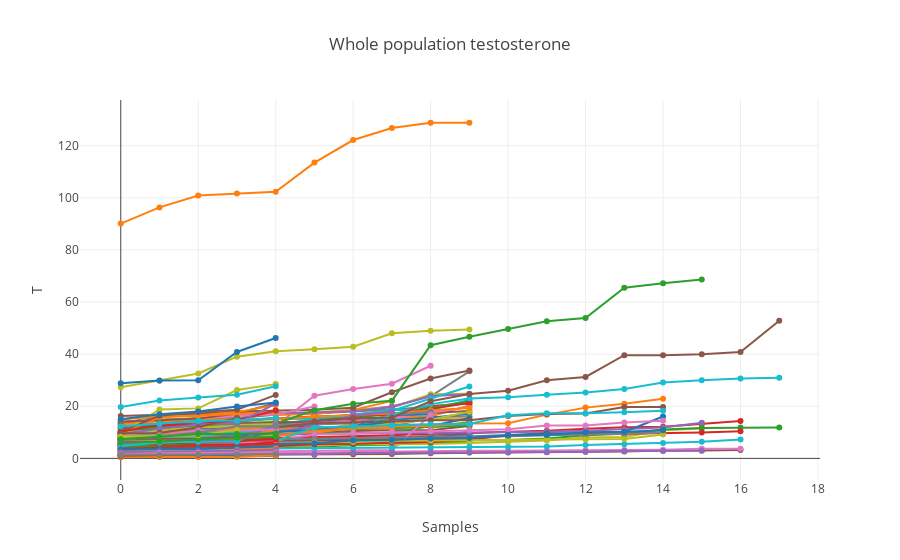

This figure's notebook cell:
### Markdown cell above
### General trends of Testosterone in all athletes

### Code cell
plotData = []
for test in testosterones:
    plotData.append(go.Scatter(x= np.arange(len(test)), y= test.values, name=testosterones[0].index[0], showlegend=False)) 

layout = dict(title = 'Whole population testosterone',
              xaxis = dict(title = 'Samples'),
              yaxis = dict(title = 'T'))

iplot(dict(data=plotData, layout=layout))

### Figure 1 — Plotly figure (JSON) as saved in the notebook; plotly's stock layout.template omitted (floating-point values rounded to 4 significant figures)
{"data": [{"name": 1, "showlegend": false, "type": "scatter", "x": [0, 1, 2, 3, 4, 5, 6, 7, 8, 9], "y": [5.45, 5.58, 6.25, 6.31, 6.52, 7.04, 7.15, 7.34, 7.42, 7.72]}, {"name": 1, "showlegend": false, "type": "scatter", "x": [0, 1, 2, 3, 4, 5, 6, 7, 8, 9], "y": [9.65, 9.89, 11.48, 12.27, 13.02, 13.41, 13.73, 15.74, 16.07, 20.33]}, {"name": 1, "showlegend": false, "type": "scatter", "x": [0, 1, 2, 3, 4, 5, 6, 7, 8, 9], "y": [3.66, 3.85, 4.03, 4.15, 4.27, 4.44, 5.07, 5.2, 6.25, 6.28]}, {"name": 1, "showlegend": false, "type": "scatter", "x": [0, 1, 2, 3, 4, 5, 6, 7, 8, 9], "y": [5.1, 5.34, 5.68, 6, 6.77, 7.51, 7.6, 7.71, 7.77, 7.77]}, {"name": 1, "showlegend": false, "type": "scatter", "x": [0, 1, 2, 3, 4, 5, 6, 7, 8, 9], "y": [4.76, 5.09, 5.16, 5.69, 5.86, 5.91, 6.78, 7.51, 7.68, 9.17]}, {"name": 1, "showlegend": false, "type": "scatter", "x": [0, 1, 2, 3, 4, 5, 6, 7, 8, 9], "y": [5.75, 6.2, 6.37, 8.6, 9.22, 9.96, 10.55, 10.82, 10.82, 12.41]}, {"name": 1, "showlegend": false, "type": "scatter", "x": [0, 1, 2, 3, 4, 5, 6, 7, 8, 9], "y": [4.7, 5.21, 5.6, 6.21, 6.39, 6.97, 7.84, 8.07, 8.42, 9.24]}, {"name": 1, "showlegend": false, "type": "scatter", "x": [0, 1, 2, 3, 4, 5, 6, 7, 8, 9], "y": [13.24, 13.39, 14.73, 15.38, 17.11, 17.33, 18.39, 19.89, 23.78, 33.42]}, {"name": 1, "showlegend": false, "type": "scatter", "x": [0, 1, 2, 3, 4, 5, 6, 7, 8, 9], "y": [12.48, 14.88, 15.48, 16.3, 17.29, 17.74, 18.6, 19.51, 24.58, 24.77]}, {"name": 1, "showlegend": false, "type": "scatter", "x": [0, 1, 2, 3, 4, 5, 6, 7, 8], "y": [10.14, 10.42, 10.61, 12.13, 12.95, 13.03, 13.83, 16.57, 17.63]}, {"name": 1, "showlegend": false, "type": "scatter", "x": [0, 1, 2, 3, 4, 5, 6, 7, 8, 9], "y": [4.73, 5.79, 6.5, 6.8, 7.03, 7.04, 7.1, 7.95, 8.42, 9.45]}, {"name": 1, "showlegend": false, "type": "scatter", "x": [0, 1, 2, 3, 4, 5, 6, 7, 8, 9], "y": [90.09, 96.31, 100.9, 101.7, 102.3, 113.5, 122.2, 126.8, 128.8, 128.8]}, {"name": 1, "showlegend": false, "type": "scatter", "x": [0, 1, 2, 3, 4, 5, 6, 7, 8, 9], "y": [8.29, 8.36, 8.51, 8.55, 8.84, 9.71, 9.72, 9.84, 12.43, 13.77]}, {"name": 1, "showlegend": false, "type": "scatter", "x": [0, 1, 2, 3, 4, 5, 6, 7, 8, 9], "y": [6.37, 8.7, 8.7, 9.18, 10, 13.39, 14.88, 15.15, 20.07, 21.04]}, {"name": 1, "showlegend": false, "type": "scatter", "x": [0, 1, 2, 3, 4, 5, 6, 7, 8, 9], "y": [8.28, 8.46, 9.7, 9.94, 10.18, 11.24, 11.54, 12.27, 15.74, 16.19]}, {"name": 1, "showlegend": false, "type": "scatter", "x": [0, 1, 2, 3, 4, 5, 6, 7, 8, 9], "y": [7.3, 7.51, 8.09, 8.52, 8.76, 11.1, 12.44, 12.82, 12.95, 13.05]}, {"name": 1, "showlegend": false, "type": "scatter", "x": [0, 1, 2, 3, 4, 5, 6, 7, 8], "y": [7.73, 9.21, 9.72, 12.07, 12.46, 24.05, 26.66, 28.64, 35.54]}, {"name": 1, "showlegend": false, "type": "scatter", "x": [0, 1, 2, 3, 4, 5, 6, 7, 8, 9], "y": [5.83, 6.31, 6.41, 7.38, 7.86, 7.91, 7.98, 8.13, 8.57, 10.26]}, {"name": 1, "showlegend": false, "type": "scatter", "x": [0, 1, 2, 3, 4, 5, 6, 7, 8, 9], "y": [27.28, 29.81, 32.57, 39.04, 41.15, 41.9, 42.88, 48.01, 49, 49.45]}, {"name": 1, "showlegend": false, "type": "scatter", "x": [0, 1, 2, 3, 4, 5, 6, 7, 8], "y": [5.46, 5.62, 5.75, 6.23, 6.26, 6.29, 6.51, 6.6, 6.94]}, {"name": 1, "showlegend": false, "type": "scatter", "x": [0, 1, 2, 3, 4, 5, 6, 7, 8, 9], "y": [9.23, 9.41, 11.23, 11.36, 11.61, 13.41, 14.44, 14.84, 15.58, 17.16]}, {"name": 1, "showlegend": false, "type": "scatter", "x": [0, 1, 2, 3, 4, 5, 6, 7, 8, 9], "y": [7.13, 8.02, 8.05, 8.91, 9.27, 9.82, 11.65, 12.44, 12.82, 12.85]}, {"name": 1, "showlegend": false, "type": "scatter", "x": [0, 1, 2, 3, 4, 5, 6, 7], "y": [7.28, 8.6, 12.07, 13.56, 13.95, 13.99, 14.04, 14.76]}, {"name": 1, "showlegend": false, "type": "scatter", "x": [0, 1, 2, 3, 4, 5, 6, 7, 8, 9], "y": [5.4, 5.56, 5.91, 6.06, 6.27, 6.53, 6.68, 7.36, 7.4, 7.53]}, {"name": 1, "showlegend": false, "type": "scatter", "x": [0, 1, 2, 3], "y": [11.8, 12.67, 12.74, 14.62]}, {"name": 1, "showlegend": false, "type": "scatter", "x": [0, 1, 2, 3, 4, 5, 6, 7, 8, 9], "y": [9.62, 12.14, 12.51, 12.81, 12.86, 14.44, 16.48, 16.64, 17.34, 18.14]}, {"name": 1, "showlegend": false, "type": "scatter", "x": [0, 1, 2, 3, 4, 5, 6, 7, 8, 9], "y": [9.44, 10.43, 12.35, 13.2, 13.3, 14.11, 14.31, 15.48, 17.63, 19.64]}, {"name": 1, "showlegend": false, "type": "scatter", "x": [0, 1, 2, 3, 4, 5, 6, 7, 8], "y": [14.18, 14.7, 15.34, 15.47, 16.77, 17.2, 17.84, 18.75, 19.82]}, {"name": 1, "showlegend": false, "type": "scatter", "x": [0, 1, 2, 3, 4, 5, 6, 7, 8, 9], "y": [7.83, 8.29, 8.43, 10.12, 10.31, 10.41, 13.44, 14.27, 14.83, 15.72]}, {"name": 1, "showlegend": false, "type": "scatter", "x": [0, 1, 2, 3, 4, 5, 6, 7, 8, 9], "y": [7.88, 9.08, 9.36, 11.39, 12.62, 15.3, 16.87, 18.53, 18.6, 22.53]}, {"name": 1, "showlegend": false, "type": "scatter", "x": [0, 1, 2, 3, 4, 5, 6, 7, 8, 9], "y": [9.58, 9.9, 10.15, 10.17, 10.49, 11.1, 11.75, 11.85, 12.46, 15.48]}, {"name": 1, "showlegend": false, "type": "scatter", "x": [0, 1, 2, 3, 4, 5, 6, 7], "y": [13.36, 16.13, 16.41, 16.72, 17.02, 17.07, 18.54, 22.06]}, {"name": 1, "showlegend": false, "type": "scatter", "x": [0, 1, 2, 3, 4, 5, 6, 7, 8, 9], "y": [9.23, 12.69, 14.57, 14.66, 14.99, 15.47, 15.61, 17, 19.61, 21.94]}, {"name": 1, "showlegend": false, "type": "scatter", "x": [0, 1, 2, 3, 4, 5, 6, 7, 8, 9], "y": [11.61, 12.49, 13.88, 14.49, 15.32, 16.05, 16.47, 16.89, 18.93, 21.3]}, {"name": 1, "showlegend": false, "type": "scatter", "x": [0, 1, 2, 3, 4, 5, 6, 7, 8, 9], "y": [13.36, 15.91, 17.14, 17.27, 17.6, 17.63, 18.07, 19.7, 23.9, 24.61]}, {"name": 1, "showlegend": false, "type": "scatter", "x": [0, 1, 2, 3, 4, 5, 6, 7, 8, 9], "y": [16.25, 16.67, 17.2, 18.03, 18.34, 18.67, 19.45, 25.37, 30.65, 33.69]}, {"name": 1, "showlegend": false, "type": "scatter", "x": [0, 1, 2, 3, 4, 5], "y": [13, 14.57, 15.16, 16.44, 16.87, 19.94]}, {"name": 1, "showlegend": false, "type": "scatter", "x": [0, 1, 2, 3, 4, 5, 6, 7, 8, 9], "y": [7.62, 8.89, 9.03, 10.61, 10.71, 11.06, 11.33, 11.47, 12.39, 13.09]}, {"name": 1, "showlegend": false, "type": "scatter", "x": [0, 1, 2, 3, 4, 5, 6, 7, 8, 9], "y": [8.6, 9.08, 9.28, 9.56, 10.01, 10.78, 12.57, 13.36, 14.86, 17.92]}, {"name": 1, "showlegend": false, "type": "scatter", "x": [0, 1, 2, 3, 4, 5, 6, 7, 8, 9], "y": [9.42, 13.54, 13.85, 14.49, 15.28, 15.28, 16.62, 18.27, 22.96, 27.6]}, {"name": 1, "showlegend": false, "type": "scatter", "x": [0, 1, 2, 3, 4, 5, 6, 7, 8], "y": [8.56, 9.21, 11.1, 11.51, 11.59, 11.8, 12.15, 16.62, 16.84]}, {"name": 1, "showlegend": false, "type": "scatter", "x": [0, 1, 2, 3, 4, 5, 6, 7, 8, 9], "y": [13.1, 14.28, 14.79, 15.06, 15.07, 15.95, 16.44, 17.22, 18.45, 19.3]}, {"name": 1, "showlegend": false, "type": "scatter", "x": [0, 1, 2, 3, 4, 5, 6, 7, 8, 9], "y": [9.14, 9.86, 10.15, 10.78, 10.86, 10.97, 11.39, 11.72, 12.01, 12.39]}, {"name": 1, "showlegend": false, "type": "scatter", "x": [0, 1, 2, 3, 4, 5, 6, 7, 8, 9, 10, 11, 12, 13, 14, 15, 16], "y": [7.13, 7.15, 7.24, 7.32, 7.79, 8.09, 8.43, 8.9, 9.42, 9.66, 10.2, 10.57, 11.36, 11.93, 12.14, 13.15, 14.31]}, {"name": 1, "showlegend": false, "type": "scatter", "x": [0, 1, 2, 3, 4, 5, 6, 7, 8, 9, 10, 11, 12, 13, 14, 15], "y": [7.3, 7.76, 8.04, 8.88, 9.14, 9.49, 9.6, 9.69, 9.76, 9.84, 9.86, 10.2, 10.57, 11.19, 11.87, 13.67]}, {"name": 1, "showlegend": false, "type": "scatter", "x": [0, 1, 2, 3, 4, 5, 6, 7, 8, 9, 10, 11, 12, 13, 14, 15, 16], "y": [1.19, 1.23, 1.26, 1.28, 1.32, 1.43, 1.58, 1.67, 2.02, 2.22, 2.35, 2.45, 2.53, 2.62, 3.02, 3.05, 3.21]}, {"name": 1, "showlegend": false, "type": "scatter", "x": [0, 1, 2, 3, 4, 5, 6, 7, 8, 9, 10, 11, 12, 13, 14, 15, 16], "y": [1.6, 1.6, 1.83, 2.01, 2.05, 2.14, 2.49, 2.71, 2.9, 2.97, 2.98, 3.04, 3.15, 3.23, 3.32, 3.67, 3.68]}, {"name": 1, "showlegend": false, "type": "scatter", "x": [0, 1, 2, 3, 4, 5, 6, 7, 8], "y": [10.46, 10.79, 11.24, 11.36, 12.59, 12.92, 13.53, 16.53, 17.85]}, {"name": 1, "showlegend": false, "type": "scatter", "x": [0, 1, 2, 3, 4], "y": [9.59, 18.79, 19.19, 26.25, 28.5]}, {"name": 1, "showlegend": false, "type": "scatter", "x": [0, 1, 2, 3, 4, 5, 6, 7, 8, 9, 10, 11, 12, 13, 14, 15, 16, 17], "y": [7.22, 7.95, 8.79, 9.8, 10.99, 10.99, 11.55, 16.53, 20.83, 22.97, 23.44, 24.43, 25.26, 26.66, 29.09, 30, 30.62, 30.94]}, {"name": 1, "showlegend": false, "type": "scatter", "x": [0, 1, 2, 3, 4, 5, 6, 7, 8, 9, 10, 11, 12, 13, 14], "y": [4.71, 4.89, 5.04, 5.45, 5.95, 6.12, 7, 7.93, 8.22, 8.36, 9.01, 9.66, 9.69, 10.15, 16.07]}, {"name": 1, "showlegend": false, "type": "scatter", "x": [0, 1, 2, 3, 4, 5, 6, 7, 8, 9, 10, 11, 12, 13, 14], "y": [8.97, 9.84, 10.36, 11.4, 11.48, 11.76, 11.93, 12.29, 12.46, 13.37, 13.46, 16.79, 19.48, 20.94, 22.85]}, {"name": 1, "showlegend": false, "type": "scatter", "x": [0, 1, 2, 3, 4, 5, 6, 7, 8, 9, 10, 11, 12, 13, 14, 15], "y": [9.94, 11.71, 11.84, 12.72, 13.32, 18.51, 20.94, 22.15, 43.43, 46.67, 49.64, 52.66, 53.89, 65.51, 67.21, 68.66]}, {"name": 1, "showlegend": false, "type": "scatter", "x": [0, 1, 2, 3, 4, 5, 6, 7, 8], "y": [2.74, 4.5, 4.8, 5.11, 5.62, 5.76, 7.26, 7.61, 8.39]}, {"name": 1, "showlegend": false, "type": "scatter", "x": [0, 1, 2, 3, 4, 5, 6, 7], "y": [5.98, 6.83, 8.74, 9.13, 9.94, 12.52, 16.44, 17.85]}, {"name": 1, "showlegend": false, "type": "scatter", "x": [0, 1, 2, 3, 4, 5, 6, 7, 8, 9, 10, 11, 12, 13, 14, 15, 16, 17], "y": [12.04, 12.59, 12.77, 13.42, 13.58, 14.24, 15.54, 15.6, 21.93, 24.68, 25.98, 30, 31.26, 39.59, 39.59, 40, 40.83, 52.79]}, {"name": 1, "showlegend": false, "type": "scatter", "x": [0, 1, 2, 3, 4, 5, 6, 7, 8], "y": [1.57, 1.64, 1.75, 1.92, 2.75, 2.83, 2.99, 3.23, 16.61]}, {"name": 1, "showlegend": false, "type": "scatter", "x": [0, 1, 2, 3, 4], "y": [3.44, 10.79, 13.05, 13.95, 15.46]}, {"name": 1, "showlegend": false, "type": "scatter", "x": [0, 1, 2, 3, 4, 5, 6, 7, 8, 9, 10, 11, 12, 13, 14, 15], "y": [2.86, 3.95, 4.61, 4.62, 4.65, 4.97, 5.41, 5.46, 5.54, 5.91, 6.29, 6.88, 8.05, 8.18, 10.79, 11.48]}, {"name": 1, "showlegend": false, "type": "scatter", "x": [0, 1, 2, 3, 4, 5, 6, 7, 8, 9, 10, 11, 12, 13, 14, 15, 16], "y": [2.87, 3.22, 3.65, 3.71, 3.84, 3.95, 4.01, 4.06, 4.1, 4.36, 4.41, 4.55, 5.12, 5.45, 5.91, 6.37, 7.23]}, {"name": 1, "showlegend": false, "type": "scatter", "x": [0, 1, 2, 3, 4, 5, 6, 7], "y": [8.01, 8.58, 9.2, 9.25, 10.15, 10.99, 12.27, 14.17]}, {"name": 1, "showlegend": false, "type": "scatter", "x": [0, 1, 2, 3, 4, 5, 6, 7], "y": [5.39, 5.81, 6.29, 6.71, 8.39, 10.57, 11.54, 11.65]}, {"name": 1, "showlegend": false, "type": "scatter", "x": [0, 1, 2, 3, 4, 5, 6, 7, 8, 9, 10, 11, 12, 13, 14, 15, 16, 17], "y": [3.54, 4.8, 4.89, 4.99, 5.37, 5.54, 5.55, 6.07, 6.32, 6.97, 7.04, 7.65, 8.9, 9.44, 11.07, 11.65, 11.84, 11.84]}, {"name": 1, "showlegend": false, "type": "scatter", "x": [0, 1, 2, 3, 4, 5, 6, 7, 8, 9, 10, 11, 12, 13, 14, 15, 16], "y": [3.62, 3.68, 4.27, 4.53, 4.69, 5.39, 5.68, 6.24, 6.27, 7.21, 8.74, 9.13, 9.44, 9.44, 9.59, 9.94, 10.41]}, {"name": 1, "showlegend": false, "type": "scatter", "x": [0, 1, 2, 3, 4, 5, 6, 7, 8, 9, 10, 11, 12, 13, 14, 15], "y": [1.25, 1.33, 1.4, 1.56, 1.57, 1.64, 2.06, 2.16, 2.18, 2.23, 2.27, 2.36, 2.55, 2.85, 2.86, 2.9]}, {"name": 1, "showlegend": false, "type": "scatter", "x": [0, 1, 2, 3, 4, 5, 6, 7, 8, 9, 10, 11, 12, 13, 14], "y": [7.53, 8.13, 8.2, 9.25, 11.85, 13.6, 13.74, 14.17, 14.65, 14.65, 16.28, 17.05, 17.22, 19.68, 19.68]}, {"name": 1, "showlegend": false, "type": "scatter", "x": [0, 1, 2, 3, 4, 5, 6, 7, 8, 9, 10, 11, 12, 13, 14], "y": [4.63, 5.2, 6.05, 6.07, 6.88, 9.2, 9.61, 10.25, 10.41, 10.9, 11.21, 12.59, 12.59, 13.74, 14.46]}, {"name": 1, "showlegend": false, "type": "scatter", "x": [0, 1, 2, 3, 4, 5, 6, 7, 8, 9, 10, 11, 12, 13, 14], "y": [6.43, 7.24, 7.28, 7.49, 7.49, 7.57, 7.77, 7.81, 8.07, 8.18, 8.45, 8.9, 9.05, 9.42, 9.82]}, {"name": 1, "showlegend": false, "type": "scatter", "x": [0, 1, 2, 3, 4, 5, 6, 7, 8, 9, 10, 11, 12, 13, 14], "y": [3.43, 5.38, 5.71, 5.85, 5.99, 6.08, 6.32, 6.74, 6.8, 6.83, 7.03, 7.26, 7.26, 7.43, 9.18]}, {"name": 1, "showlegend": false, "type": "scatter", "x": [0, 1, 2, 3, 4, 5, 6, 7, 8, 9, 10, 11, 12, 13, 14], "y": [5.63, 5.91, 6.32, 6.8, 6.83, 11.84, 12.3, 12.69, 13.12, 13.22, 16.53, 17.31, 17.31, 17.67, 18.32]}, {"name": 1, "showlegend": false, "type": "scatter", "x": [0, 1, 2, 3, 4, 5, 6, 7, 8, 9, 10, 11, 12, 13, 14], "y": [4.46, 4.94, 5.18, 5.41, 5.58, 5.81, 6.87, 7.03, 7.61, 7.81, 8.74, 8.97, 10.04, 10.25, 10.79]}, {"name": 1, "showlegend": false, "type": "scatter", "x": [0, 1, 2, 3, 4], "y": [6.16, 6.38, 6.86, 7.12, 7.12]}, {"name": 1, "showlegend": false, "type": "scatter", "x": [0, 1, 2, 3, 4], "y": [4.42, 4.66, 5.5, 5.5, 6.18]}, {"name": 1, "showlegend": false, "type": "scatter", "x": [0, 1, 2, 3, 4], "y": [5.18, 5.2, 6.02, 6.18, 6.32]}, {"name": 1, "showlegend": false, "type": "scatter", "x": [0, 1, 2, 3, 4], "y": [1.6, 1.81, 2.19, 2.3, 2.91]}, {"name": 1, "showlegend": false, "type": "scatter", "x": [0, 1, 2, 3, 4], "y": [14.06, 14.54, 15.26, 17.22, 21.15]}, {"name": 1, "showlegend": false, "type": "scatter", "x": [0, 1, 2, 3, 4], "y": [5.38, 5.93, 5.93, 6.12, 6.13]}, {"name": 1, "showlegend": false, "type": "scatter", "x": [0, 1, 2, 3, 4], "y": [6.45, 7.55, 7.87, 8.67, 10.53]}, {"name": 1, "showlegend": false, "type": "scatter", "x": [0, 1, 2, 3, 4], "y": [8.52, 11.2, 11.94, 12.82, 13.15]}, {"name": 1, "showlegend": false, "type": "scatter", "x": [0, 1, 2, 3, 4], "y": [19.74, 22.21, 23.38, 24.43, 27.7]}, {"name": 1, "showlegend": false, "type": "scatter", "x": [0, 1, 2, 3, 4], "y": [1.16, 1.24, 1.41, 1.51, 1.92]}, {"name": 1, "showlegend": false, "type": "scatter", "x": [0, 1, 2, 3, 4], "y": [1.64, 1.69, 1.92, 2.12, 2.45]}, {"name": 1, "showlegend": false, "type": "scatter", "x": [0, 1, 2, 3, 4], "y": [1.37, 1.4, 1.52, 1.57, 1.8]}, {"name": 1, "showlegend": false, "type": "scatter", "x": [0, 1, 2, 3, 4], "y": [3.68, 4.2, 4.57, 4.92, 6.37]}, {"name": 1, "showlegend": false, "type": "scatter", "x": [0, 1, 2, 3, 4], "y": [1.84, 2.16, 2.25, 2.25, 2.56]}, {"name": 1, "showlegend": false, "type": "scatter", "x": [0, 1, 2, 3, 4], "y": [3.11, 3.72, 4.14, 4.2, 4.3]}, {"name": 1, "showlegend": false, "type": "scatter", "x": [0, 1, 2, 3, 4], "y": [1.01, 1.04, 1.07, 1.31, 1.56]}, {"name": 1, "showlegend": false, "type": "scatter", "x": [0, 1, 2, 3, 4], "y": [6.9, 7.57, 8.44, 8.71, 12.36]}, {"name": 1, "showlegend": false, "type": "scatter", "x": [0, 1, 2, 3, 4], "y": [10.11, 10.9, 12.24, 12.3, 12.36]}, {"name": 1, "showlegend": false, "type": "scatter", "x": [0, 1, 2, 3, 4], "y": [6.75, 8.67, 8.97, 10.08, 10.29]}, {"name": 1, "showlegend": false, "type": "scatter", "x": [0, 1, 2, 3, 4], "y": [7.25, 7.78, 7.84, 8.26, 9.7]}, {"name": 1, "showlegend": false, "type": "scatter", "x": [0, 1, 2, 3, 4], "y": [6.23, 7.75, 8.18, 9.56, 10.57]}, {"name": 1, "showlegend": false, "type": "scatter", "x": [0, 1, 2, 3], "y": [10.83, 11.65, 12.56, 13.22]}, {"name": 1, "showlegend": false, "type": "scatter", "x": [0, 1, 2, 3, 4], "y": [5.1, 5.16, 5.24, 5.34, 5.66]}, {"name": 1, "showlegend": false, "type": "scatter", "x": [0, 1, 2, 3, 4], "y": [1.42, 1.58, 1.6, 1.64, 1.74]}, {"name": 1, "showlegend": false, "type": "scatter", "x": [0, 1, 2, 3, 4], "y": [0.44, 0.69, 0.77, 0.78, 0.95]}, {"name": 1, "showlegend": false, "type": "scatter", "x": [0, 1, 2, 3, 4], "y": [5.59, 6.11, 6.49, 6.83, 7.02]}, {"name": 1, "showlegend": false, "type": "scatter", "x": [0, 1, 2, 3, 4], "y": [6.45, 6.5, 6.98, 8.15, 8.41]}, {"name": 1, "showlegend": false, "type": "scatter", "x": [0, 1, 2, 3, 4], "y": [5.68, 6.9, 6.9, 7.23, 9.06]}, {"name": 1, "showlegend": false, "type": "scatter", "x": [0, 1, 2, 3, 4], "y": [8.7, 9.01, 9.27, 10.09, 11.54]}, {"name": 1, "showlegend": false, "type": "scatter", "x": [0, 1, 2, 3, 4], "y": [28.79, 29.85, 30, 40.83, 46.19]}, {"name": 1, "showlegend": false, "type": "scatter", "x": [0, 1, 2, 3, 4], "y": [14.91, 16.19, 16.36, 17.05, 17.83]}, {"name": 1, "showlegend": false, "type": "scatter", "x": [0, 1, 2, 3, 4], "y": [4.73, 5.5, 6.05, 6.34, 8.19]}, {"name": 1, "showlegend": false, "type": "scatter", "x": [0, 1, 2, 3, 4], "y": [6.11, 6.27, 6.83, 6.87, 7.43]}, {"name": 1, "showlegend": false, "type": "scatter", "x": [0, 1, 2, 3, 4], "y": [7.69, 8.7, 8.81, 8.92, 12.1]}, {"name": 1, "showlegend": false, "type": "scatter", "x": [0, 1, 2, 3, 4], "y": [7.49, 7.57, 7.6, 8.02, 8.05]}, {"name": 1, "showlegend": false, "type": "scatter", "x": [0, 1, 2, 3, 4], "y": [1.42, 2.21, 2.41, 2.48, 2.53]}, {"name": 1, "showlegend": false, "type": "scatter", "x": [0, 1, 2, 3, 4], "y": [0.73, 0.73, 0.74, 0.86, 1.08]}, {"name": 1, "showlegend": false, "type": "scatter", "x": [0, 1, 2, 3, 4], "y": [8.41, 10.85, 11.93, 12.48, 12.52]}, {"name": 1, "showlegend": false, "type": "scatter", "x": [0, 1, 2, 3, 4], "y": [7.45, 8.26, 8.51, 9.81, 11.79]}, {"name": 1, "showlegend": false, "type": "scatter", "x": [0, 1, 2, 3, 4], "y": [0.76, 0.77, 0.86, 0.88, 0.98]}, {"name": 1, "showlegend": false, "type": "scatter", "x": [0, 1, 2, 3, 4], "y": [9.59, 15.74, 16.44, 17.76, 20.51]}, {"name": 1, "showlegend": false, "type": "scatter", "x": [0, 1, 2, 3, 4], "y": [1.3, 1.61, 1.88, 2.03, 2.2]}, {"name": 1, "showlegend": false, "type": "scatter", "x": [0, 1, 2, 3, 4], "y": [5.14, 5.74, 6.23, 6.85, 7.37]}, {"name": 1, "showlegend": false, "type": "scatter", "x": [0, 1, 2, 3, 4], "y": [5.31, 6.16, 6.41, 6.43, 13.04]}, {"name": 1, "showlegend": false, "type": "scatter", "x": [0, 1, 2, 3, 4], "y": [10.08, 16.38, 17.76, 18.65, 24.36]}, {"name": 1, "showlegend": false, "type": "scatter", "x": [0, 1, 2, 3, 4], "y": [2.6, 2.71, 3.21, 3.52, 4.22]}, {"name": 1, "showlegend": false, "type": "scatter", "x": [0, 1, 2, 3, 4], "y": [2.26, 2.64, 2.72, 2.73, 3.72]}, {"name": 1, "showlegend": false, "type": "scatter", "x": [0, 1, 2, 3, 4], "y": [2.56, 2.8, 3.13, 3.26, 4.4]}, {"name": 1, "showlegend": false, "type": "scatter", "x": [0, 1, 2, 3], "y": [4.8, 5.98, 6.45, 6.59]}, {"name": 1, "showlegend": false, "type": "scatter", "x": [0, 1, 2, 3, 4], "y": [3.41, 3.5, 3.59, 4.1, 4.44]}, {"name": 1, "showlegend": false, "type": "scatter", "x": [0, 1, 2, 3, 4], "y": [2.23, 2.33, 2.5, 3.21, 3.78]}, {"name": 1, "showlegend": false, "type": "scatter", "x": [0, 1, 2, 3, 4], "y": [6.12, 6.48, 7.33, 7.93, 8.28]}, {"name": 1, "showlegend": false, "type": "scatter", "x": [0, 1, 2, 3, 4], "y": [10.2, 12.95, 13.12, 14.69, 18.41]}, {"name": 1, "showlegend": false, "type": "scatter", "x": [0, 1, 2, 3, 4], "y": [9.33, 11.39, 12.98, 13.42, 21.04]}, {"name": 1, "showlegend": false, "type": "scatter", "x": [0, 1, 2, 3], "y": [9.59, 9.75, 11.96, 15.54]}, {"name": 1, "showlegend": false, "type": "scatter", "x": [0, 1, 2, 3, 4], "y": [8.2, 8.9, 10.69, 10.73, 11.07]}, {"name": 1, "showlegend": false, "type": "scatter", "x": [0, 1, 2, 3, 4], "y": [7.16, 8.57, 9.95, 12.33, 12.38]}, {"name": 1, "showlegend": false, "type": "scatter", "x": [0, 1, 2, 3], "y": [8.35, 8.56, 8.85, 10.95]}, {"name": 1, "showlegend": false, "type": "scatter", "x": [0, 1, 2, 3, 4], "y": [12.27, 13.32, 14.41, 14.57, 15.62]}, {"name": 1, "showlegend": false, "type": "scatter", "x": [0, 1, 2, 3, 4], "y": [15.03, 16.96, 18.04, 19.94, 21.48]}, {"name": 1, "showlegend": false, "type": "scatter", "x": [0, 1, 2, 3, 4], "y": [0.51, 0.55, 0.56, 0.59, 1.09]}, {"name": 1, "showlegend": false, "type": "scatter", "x": [0, 1, 2, 3, 4], "y": [7.35, 8.41, 9.39, 9.4, 9.55]}, {"name": 1, "showlegend": false, "type": "scatter", "x": [0, 1, 2, 3], "y": [1.56, 1.62, 1.71, 1.8]}, {"name": 1, "showlegend": false, "type": "scatter", "x": [0, 1, 2, 3, 4], "y": [2.34, 2.65, 2.73, 2.91, 3.33]}, {"name": 1, "showlegend": false, "type": "scatter", "x": [0, 1, 2, 3, 4], "y": [1.05, 1.28, 1.31, 1.53, 1.96]}, {"name": 1, "showlegend": false, "type": "scatter", "x": [0, 1, 2, 3, 4], "y": [1.57, 1.97, 2.06, 2.1, 2.25]}, {"name": 1, "showlegend": false, "type": "scatter", "x": [0, 1, 2, 3, 4], "y": [1.43, 1.44, 1.55, 1.6, 1.79]}], "layout": {"title": "Whole population testosterone", "xaxis": {"title": "Samples"}, "yaxis": {"title": "T"}}}
